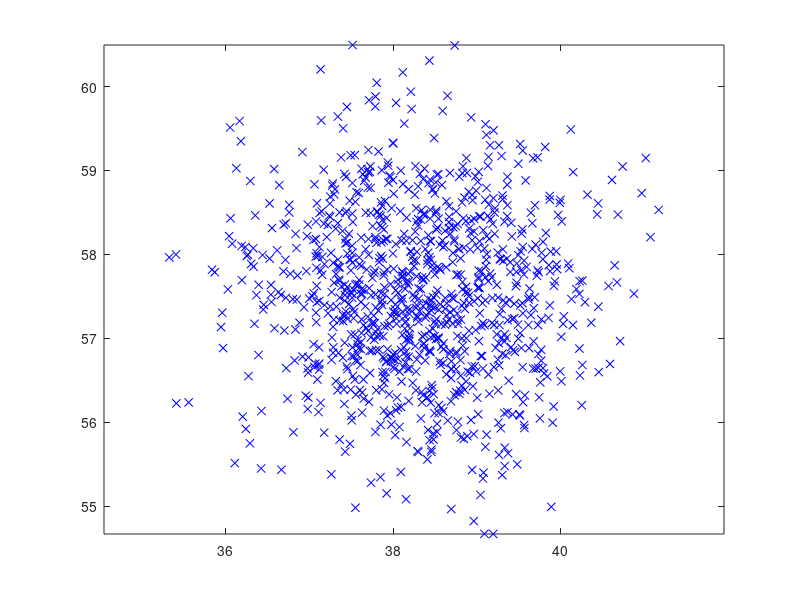

This chart was generated by the following MATLAB code: (Note: this script raises an error after producing the figure.)
%% EEE3032 - Computer Vision and Pattern Recognition (ee3.cvpr)
%%
%% Eigen_Test.m
%% Tests eigen model functions and serves as an example of library use
%%
%% Usage:  Eigen_Test()  - standalone function
%%
%% (c) John Collomosse 2010  (J.Collomosse@surrey.ac.uk)
%% Centre for Vision Speech and Signal Processing (CVSSP)
%% University of Surrey, United Kingdom

close all;
clear all;

N=1000;  % samples
D=2;     % dimension (has to be 2 for plotting purposes)
S=1;     % std-dev to partition points in visualization

% generate some Gaussian test data
org=rand(D,1)*100;
theta=rand(1)*2*pi;
sf=rand(1);
R=[sf*cos(theta) -sin(theta); sf*sin(theta) cos(theta)];
obs=R*randn(D,N)+repmat(org,1,N);

% plot the data
plot(obs(1,:),obs(2,:),'bx');
hold on;
axis equal;

% build the Eigenmodel
E=Eigen_Build(obs);

% plot in green all points within 1 standard deviation of the model
d=Eigen_Mahalanobis(obs,E);
idx=find(d<S);
plot(obs(1,idx),obs(2,idx),'gx');

% visualize the Eigenmodel
Eigen_Plot2D(E,S);
